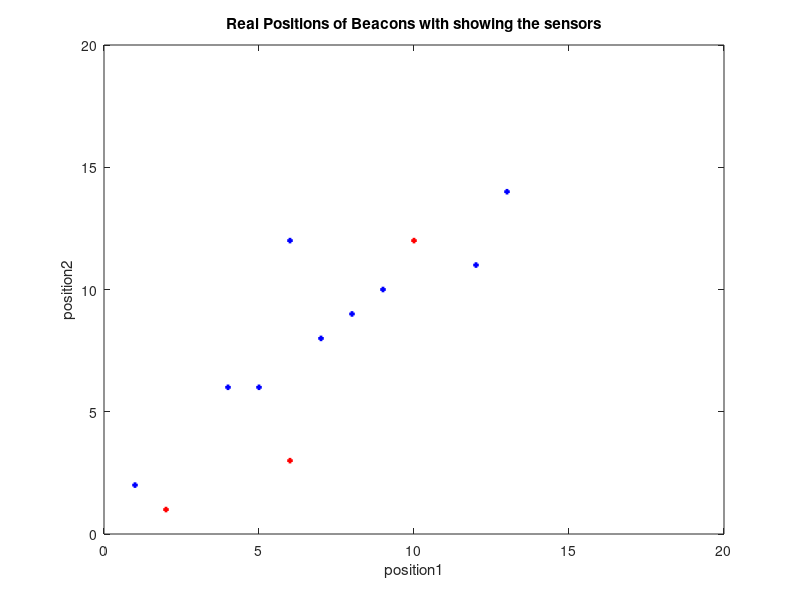

MATLAB code to generate this figure:
%========================= Biocomputing HW#4-Number2part2(real value) ==============================
%*************************** Ali Rahimpour  810192071 **************************
%=====================================PSO=====================================
%====================================Input====================================%
tic
sensor=10;
beacon=3;
Ms=sensor;
Mb=beacon;
L=Ms;
xmin=[0,0];
xmax=[100,100];
Lmin=30;
xi=[5,8,1,4,7,9,25,12,6,13];
xib=[6,2,10];
yi=[6,9,2,6,8,10,1,11,12,14];
yib=[3,1,12];
xpbest=xib;
ypbest=yib;
xgbest=xib;
ygbest=yib;
vix=[1,1,1];
viy=[1,1,1];
%=============================================================================%
wmax=1.2;
wmin=0.2;
kmax=100;
%==============================================================================%
c1=1.494;
c2=1.494;
xmin=0;
ymin=0;
xmax=100;
ymax=100;
d=3;
%============================================================================%
 for k=1:kmax
     w=wmax-((wmax-wmin)/kmax)*k;
for i=1:Ms
    for j=1:d
    if xib(j)>xmax 
        xib(j)=xmax;
    elseif yib(j)>ymax
        yib(j)=ymax;
        elseif xib(j)<xmin
        xib(j)=xmin;
        elseif yib(j)<ymin
        yib(j)=ymin;
    end
    di=sqrt((xi(i)-xib(j))^2+(yi(i)-yib(j))^2);
     ft=(1/L)*di;
     if ft<=3
         xpbest(j)=xib(j);
         ypbest(j)=yib(j);
     else
     vix(j)=w*vix(j)+c1*lamda1*(pbest(j)-xib(j))+c2*lamba2*(gbest(j)-xib(j));
    viy(j)=w*viy(j)+c1*lamda1*(pbest(j)-yib(j))+c2*lamba2*(gbest(j)-yib(j));
xib(j)=xib(j)+vix(j);   
yib(j)=yib(j)+viy(j); 
end
%===========================================================================%
    end
 xgbest=xpbest
ygbest=ypbest
end
 end
plot(xi,yi,'bs','LineWidth',2,'MarkerSize',2);
 hold on;
 plot(xib,yib,'rs','LineWidth',2,'MarkerSize',2);
axis([0 20 0 20])
 xlabel('position1')
 ylabel('position2')
 title('Real Positions of Beacons with showing the sensors')
 toc
 
 
%==========================================================================
%================================ HW#4 ====================================
%********************** Ali Rahimpour  810192071 **************************
%==========================================================================
 


